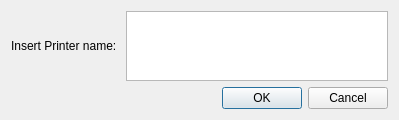
<?xml version="1.0" encoding="UTF-8"?>
<ui version="4.0">
 <class>Form</class>
 <widget class="QWidget" name="Form">
  <property name="geometry">
   <rect>
    <x>0</x>
    <y>0</y>
    <width>399</width>
    <height>118</height>
   </rect>
  </property>
  <property name="windowTitle">
   <string>Form</string>
  </property>
  <layout class="QGridLayout" name="gridLayout">
   <item row="0" column="0">
    <widget class="QLabel" name="p_printer_dialog_label">
     <property name="text">
      <string>Insert Printer name: </string>
     </property>
    </widget>
   </item>
   <item row="0" column="1">
    <widget class="QPlainTextEdit" name="p_printer_dialog_input_plainTextEdit"/>
   </item>
   <item row="1" column="0" colspan="2">
    <widget class="QDialogButtonBox" name="p_printer_dialog_buttonBox">
     <property name="standardButtons">
      <set>QDialogButtonBox::Cancel|QDialogButtonBox::Ok</set>
     </property>
    </widget>
   </item>
  </layout>
 </widget>
 <resources/>
 <connections/>
</ui>
